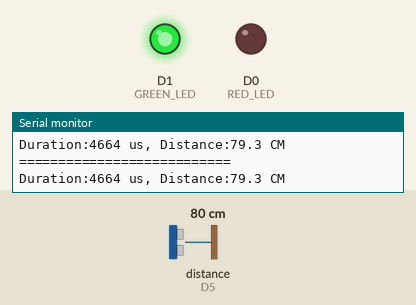
Recording of a sketch running on a simulated ESP8266 (NodeMCU). Shown: output pins drawn as LEDs (lit = HIGH), the last lines printed to the serial monitor. Wiring (inferred from the names in the program): ultrasonic range finder: trigger D4; echo D5. The inputs (shaded band) are chosen by the test bench; at power-on: distance to the obstacle (sensor on D5) 80 cm. The echo pulse lasts 58.3 µs per cm; pins used as bus, display or sensor lines are not drawn.

Above: at 1.8 s.
1.9 s: distance to the obstacle (sensor on D5) set to 33 cm
3.4 s: distance to the obstacle (sensor on D5) set to 27 cm
At 4.7 s:
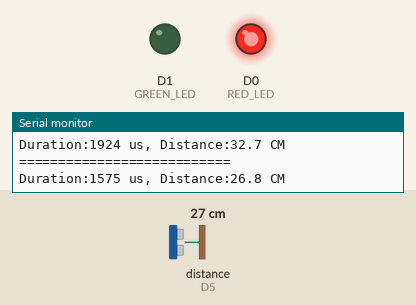
5.5 s: distance to the obstacle (sensor on D5) set to 35 cm
At 6.5 s:
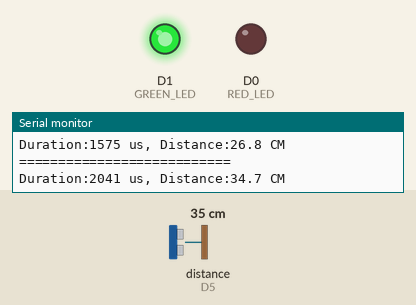
7.5 s: distance to the obstacle (sensor on D5) set to 2 cm
At 9.3 s:
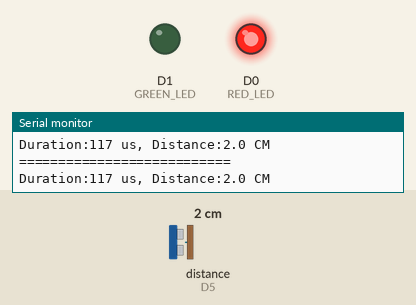
Timing chart, 0 to 10.5 s (numbered marks = the images above; inputs shaded):
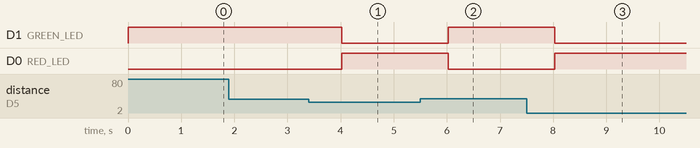

The sketch:

HC-SR04_parking.ino
```cpp
//Sensor-VCC -> DUT-Vin pin

//LED
const int RED_LED   = D0;  //D0
const int GREEN_LED = D1;  //D1

//SR04
const int TRIGGER   = D4;  //D4
const int ECHO      = D5;  //D5

// defines variables
long duration;
float distance;

void setup() {
	//console baud rate
	Serial.begin(115200);

  pinMode(RED_LED, OUTPUT);   // 定義 紅燈 為送出模式
  pinMode(GREEN_LED, OUTPUT); // 定義 綠燈 為送出模式

	pinMode(TRIGGER, OUTPUT); // 定義 trigger 為送出模式
	pinMode(ECHO, INPUT);     // 定義 echo 為接受模式
}

void loop() {
	digitalWrite(TRIGGER, LOW);
	delayMicroseconds(2);
	digitalWrite(TRIGGER, HIGH);
	delayMicroseconds(10);                          //Trigger 需要維持10us的高電位才會發送聲波
	digitalWrite(TRIGGER, LOW);
	duration = pulseIn(ECHO, HIGH);                 //等待收到Trigger的訊號。
	printf("===========================\n");
	                                                //正確的公式包含溫度： Speed of sound m/s = 331.4 + (0.606 * Temp) + (0.0124 * Humidity)
	distance = (float)34000/1000000 * duration / 2; //計算CM的距離： 聲速(34000CM/1000000us) * 測量時間 = 聲音走的距離, 聲音走的距離/2 = 測量距離
	printf("Duration:%ld us, Distance:%.1f CM\n", duration, distance);

  //當距離低於30CM時，亮紅燈（代表有車停）。
  //反之亮綠燈(代表沒車停)。
  if(distance < 30){
      digitalWrite(RED_LED, HIGH);
      digitalWrite(GREEN_LED, LOW);
  }
  else{
      digitalWrite(GREEN_LED, HIGH);
      digitalWrite(RED_LED, LOW);
  }
	delay(1000);                                    //每秒偵測物體距離
}
```

Measured:
- the behaviour switches between 31 and 30 cm on distance to the obstacle (sensor on D5) (found by bisection; images 0 and 1)
- after the input at 3.4 s, D1 (GREEN_LED): HIGH → LOW after 0.62 s; D0 (RED_LED): LOW → HIGH after 0.62 s
- after the input at 5.5 s, D1 (GREEN_LED): LOW → HIGH after 0.52 s; D0 (RED_LED): HIGH → LOW after 0.52 s
- after the input at 7.5 s, D1 (GREEN_LED): HIGH → LOW after 0.53 s; D0 (RED_LED): LOW → HIGH after 0.53 s
